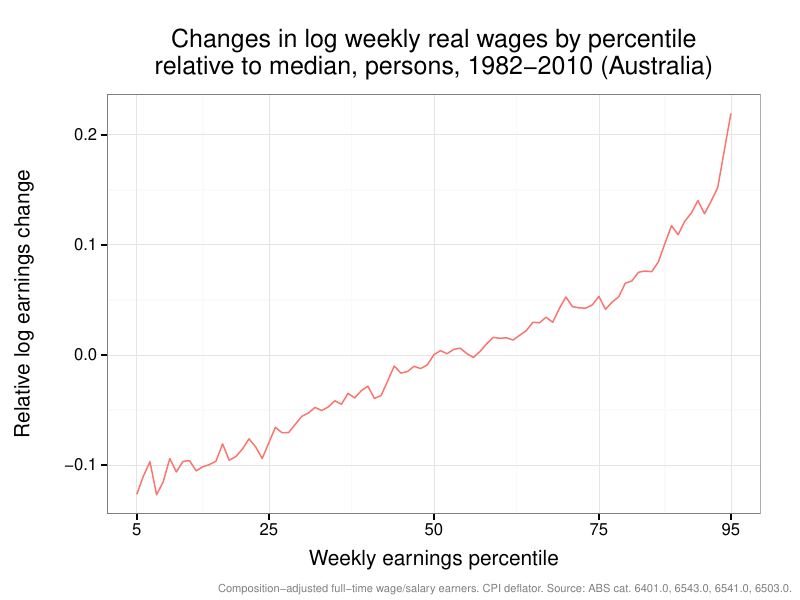

The R source for this figure:
library(ggplot2)
library(scales)
library(plyr)
suppressMessages(library(lmSupport)) # for partial R^2
library(isotone) # for weighted median
library(xtable)
library(reshape2)
source('lib/footnote.R')
source('lib/plot_theme.R')
load('data/curf/harmonized.ft.rda')
# Standard footnote for figures
footnote <- function() { 
    makeFootnote("Composition-adjusted full-time wage/salary earners. CPI deflator. Source: ABS cat. 6401.0, 6543.0, 6541.0, 6503.0.")
}

wage_fractile_growth <- function(data, fracyears, sexes=c('Male','Female'), rel.median=TRUE) {
    fractiles <- matrix(nrow=length(fracyears), ncol=91)
    for (y in 1:length(fracyears)) {
        thisyear <- subset(data, Year == fracyears[y] & Sex %in% sexes)
        frac <- function(p) with(thisyear, weighted.fractile(y=log(CRInc), w=Weight, p=p))
        fractiles[y,] <- sapply((5:95)/100, frac)
    }
    # compute log difference (ie percentage change)
    fracgrowth <- matrix(ncol=91, nrow=length(fracyears)-1,
                         fractiles[2:length(fracyears),] - fractiles[1:(length(fracyears)-1),])
    colnames(fracgrowth) <- 5:95
    if (rel.median) {
        # make relative to median, so subtract the value in column "50" from each row
        for (r in 1:(length(fracyears)-1)) {
            fracgrowth[r,] <- fracgrowth[r,] - fracgrowth[r,50-5+1]
        }    
    }
    rownames(fracgrowth) <- paste(fracyears[1:(length(fracyears)-1)],
                                  fracyears[2:length(fracyears)],sep="-")
    fracgrowth_long <- melt(fracgrowth, id='YearRange')
    colnames(fracgrowth_long) <- c("YearRange","Percentile","Growth")
    return(fracgrowth_long)
}

pdf("figure/quantile_growth.pdf", width=8, height=6)
for (years in list(c(1982, 2010), c(1982, 2001, 2010), levels(harmonized.ft$Year))) {
    growth <- wage_fractile_growth(harmonized.ft, years, c('Male','Female'))
    
    leg.pos <- if (length(years) > 2) "right" else "hidden"
    
    p <- ggplot(growth, 
                aes(x=Percentile, y=Growth, group=YearRange, colour=YearRange)) +
        geom_line() +
        scale_x_continuous(breaks=c(5,25,50,75,95)) +
        ggtitle(paste("Changes in log weekly real wages by percentile",
                      "relative to median, persons, 1982-2010 (Australia)", sep="\n")) +
        xlab("Weekly earnings percentile") +
        ylab("Relative log earnings change") +
        theme(legend.position=leg.pos)
    print(p)
    footnote()
    
    mgrowth <- wage_fractile_growth(harmonized.ft, years, 'Male')
    mgrowth$Sex <- 'Male'
    fgrowth <- wage_fractile_growth(harmonized.ft, years, 'Female')
    fgrowth$Sex <- 'Female'
    
    p <- ggplot(rbind(mgrowth,fgrowth), 
                aes(x=Percentile, y=Growth, group=YearRange, colour=YearRange)) +
        geom_line() +
        facet_grid(.~Sex) +
        scale_x_continuous(breaks=c(5,25,50,75,95)) +
        ggtitle(paste("Changes in log weekly real wages by percentile",
                    "relative to median, by sex, 1982-2010 (Australia)", sep="\n")) +
        xlab("Weekly earnings percentile") +
        ylab("Relative log earnings change") +
        theme(legend.position=leg.pos)
    print(p)
    footnote()
}

# Now absolute plot
years <- c(1982,2010)
leg.pos <- "hidden"
mgrowth <- wage_fractile_growth(harmonized.ft, years, 'Male', rel.median=FALSE)
mgrowth$Sex <- 'Male'
fgrowth <- wage_fractile_growth(harmonized.ft, years, 'Female', rel.median=FALSE)
fgrowth$Sex <- 'Female'
p <- ggplot(rbind(mgrowth,fgrowth), 
            aes(x=Percentile, y=Growth, group=YearRange, colour=YearRange)) +
    geom_line() +
    facet_grid(.~Sex) +
    scale_x_continuous(breaks=c(5,25,50,75,95)) +
    scale_y_continuous(labels=percent) +
    ggtitle(paste("Percentage change in weekly real wages by percentile,",
                  "by sex, 1982-2010 (Australia)", sep="\n")) +
    xlab("Weekly earnings percentile") +
    ylab("Relative earnings change") +
    theme(legend.position=leg.pos)
print(p)
footnote()
dev.off()

pdf('figure/quantile_mf.pdf', height=5, width=10)
years <- c(1982,2010)
leg.pos <- "hidden"
mgrowth <- wage_fractile_growth(harmonized.ft, years, 'Male')
mgrowth$Sex <- 'Male'
fgrowth <- wage_fractile_growth(harmonized.ft, years, 'Female')
fgrowth$Sex <- 'Female'

p <- ggplot(rbind(mgrowth,fgrowth), 
            aes(x=Percentile, y=Growth, group=YearRange, colour=YearRange)) +
    geom_line() +
    facet_grid(.~Sex) +
    scale_x_continuous(breaks=c(5,25,50,75,95)) +
    ggtitle(paste("Changes in log weekly real wages by percentile,",
                  "relative to median, by sex, 1982-2010 (Australia)", sep="\n")) +
    xlab("Weekly earnings percentile") +
    ylab("Relative log earnings change") +
    theme(legend.position=leg.pos)
print(p)
footnote()
dev.off()

png('figure/quantile_mf_abs.png', height=480, width=640)
years <- c(1982,2010)
leg.pos <- "hidden"
mgrowth <- wage_fractile_growth(harmonized.ft, years, 'Male', rel.median=FALSE)
mgrowth$Sex <- 'Male'
fgrowth <- wage_fractile_growth(harmonized.ft, years, 'Female', rel.median=FALSE)
fgrowth$Sex <- 'Female'
p <- ggplot(rbind(mgrowth,fgrowth), 
            aes(x=Percentile, y=Growth, group=YearRange, colour=YearRange)) +
    geom_line() +
    facet_grid(.~Sex) +
    scale_x_continuous(breaks=c(5,25,50,75,95)) +
    scale_y_continuous(labels=percent) +
    ggtitle(paste("Percentage change in weekly real wages by percentile,",
                  "by sex, 1982-2010 (Australia)", sep="\n")) +
    xlab("Weekly earnings percentile") +
    ylab("Relative earnings change") +
    theme(legend.position=leg.pos)
print(p)
footnote()
dev.off()

pdf('figure/quantile_growth_percent.pdf', height=6, width=8)
growth <- wage_fractile_growth(harmonized.ft, c(1982,2010), c('Male','Female'), rel.median=F)
leg.pos <- if (length(years) > 2) "right" else "hidden"
p <- ggplot(growth, 
            aes(x=Percentile, y=(exp(Growth)-1), group=YearRange, colour=YearRange)) +
    geom_line() +
    scale_x_continuous(breaks=c(5,25,50,75,95)) +
    ggtitle(paste("Composition-adjusted changes in weekly real wages by percentile",
                  "1982-2010", sep="\n")) +
#    scale_y_log10(labels=percent, breaks=c()) +
    scale_y_continuous(labels=percent) +
    xlab("Weekly earnings percentile") +
    ylab("Relative earnings change") +
    theme(legend.position=leg.pos)
print(p)
footnote()
dev.off()
